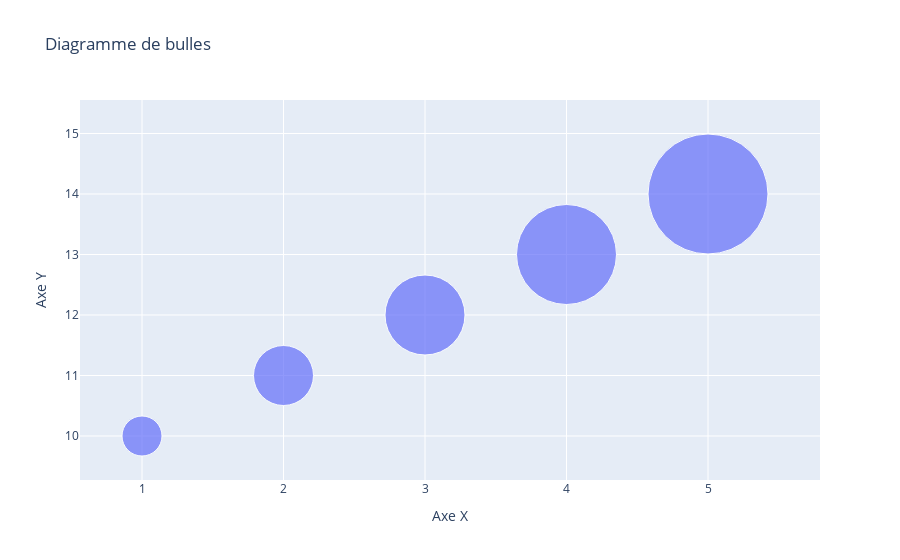

Notebook source saved alongside this figure:
### Markdown cell above
Bubble Chart in French

### Code cell
import plotly.graph_objects as go

# Creating a bubble chart
fig = go.Figure()

fig.add_trace(go.Scatter(
    x=[1, 2, 3, 4, 5],
    y=[10, 11, 12, 13, 14],
    mode='markers',
    marker=dict(size=[40, 60, 80, 100, 120]),
    name='Données de bulles'
))

fig.update_layout(
    title='Diagramme de bulles',
    xaxis_title='Axe X',
    yaxis_title='Axe Y',
    legend_title='Taille des bulles'
)

fig.show()
fig.write_image('Charts\Data over time (temporal)\multilingual/bubble_chart_french.png')

### Figure 1 — Plotly figure (JSON) as saved in the notebook; plotly's stock layout.template omitted (floating-point values rounded to 4 significant figures)
{"data": [{"marker": {"size": [40, 60, 80, 100, 120]}, "mode": "markers", "name": "Données de bulles", "type": "scatter", "x": [1, 2, 3, 4, 5], "y": [10, 11, 12, 13, 14]}], "layout": {"legend": {"title": {"text": "Taille des bulles"}}, "title": {"text": "Diagramme de bulles"}, "xaxis": {"title": {"text": "Axe X"}}, "yaxis": {"title": {"text": "Axe Y"}}}}
